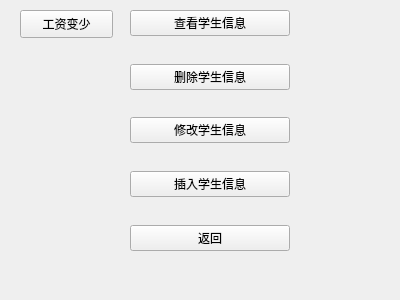
<?xml version="1.0" encoding="UTF-8"?>
<ui version="4.0">
 <class>studentmanage</class>
 <widget class="QWidget" name="studentmanage">
  <property name="geometry">
   <rect>
    <x>0</x>
    <y>0</y>
    <width>400</width>
    <height>300</height>
   </rect>
  </property>
  <property name="windowTitle">
   <string>Form</string>
  </property>
  <widget class="QWidget" name="verticalLayoutWidget">
   <property name="geometry">
    <rect>
     <x>130</x>
     <y>10</y>
     <width>160</width>
     <height>241</height>
    </rect>
   </property>
   <layout class="QVBoxLayout" name="verticalLayout">
    <item>
     <widget class="QPushButton" name="select_student">
      <property name="text">
       <string>查看学生信息</string>
      </property>
     </widget>
    </item>
    <item>
     <spacer name="verticalSpacer">
      <property name="orientation">
       <enum>Qt::Vertical</enum>
      </property>
      <property name="sizeHint" stdset="0">
       <size>
        <width>20</width>
        <height>40</height>
       </size>
      </property>
     </spacer>
    </item>
    <item>
     <widget class="QPushButton" name="del_student">
      <property name="text">
       <string>删除学生信息</string>
      </property>
     </widget>
    </item>
    <item>
     <spacer name="verticalSpacer_2">
      <property name="orientation">
       <enum>Qt::Vertical</enum>
      </property>
      <property name="sizeHint" stdset="0">
       <size>
        <width>20</width>
        <height>40</height>
       </size>
      </property>
     </spacer>
    </item>
    <item>
     <widget class="QPushButton" name="update_student">
      <property name="text">
       <string>修改学生信息</string>
      </property>
     </widget>
    </item>
    <item>
     <spacer name="verticalSpacer_3">
      <property name="orientation">
       <enum>Qt::Vertical</enum>
      </property>
      <property name="sizeHint" stdset="0">
       <size>
        <width>20</width>
        <height>40</height>
       </size>
      </property>
     </spacer>
    </item>
    <item>
     <widget class="QPushButton" name="insert_student">
      <property name="text">
       <string>插入学生信息</string>
      </property>
     </widget>
    </item>
    <item>
     <spacer name="verticalSpacer_4">
      <property name="orientation">
       <enum>Qt::Vertical</enum>
      </property>
      <property name="sizeHint" stdset="0">
       <size>
        <width>20</width>
        <height>40</height>
       </size>
      </property>
     </spacer>
    </item>
    <item>
     <widget class="QPushButton" name="return_student">
      <property name="text">
       <string>返回</string>
      </property>
     </widget>
    </item>
   </layout>
  </widget>
  <widget class="QPushButton" name="pushButton">
   <property name="geometry">
    <rect>
     <x>20</x>
     <y>10</y>
     <width>93</width>
     <height>28</height>
    </rect>
   </property>
   <property name="text">
    <string>工资变少</string>
   </property>
  </widget>
 </widget>
 <resources/>
 <connections/>
</ui>
